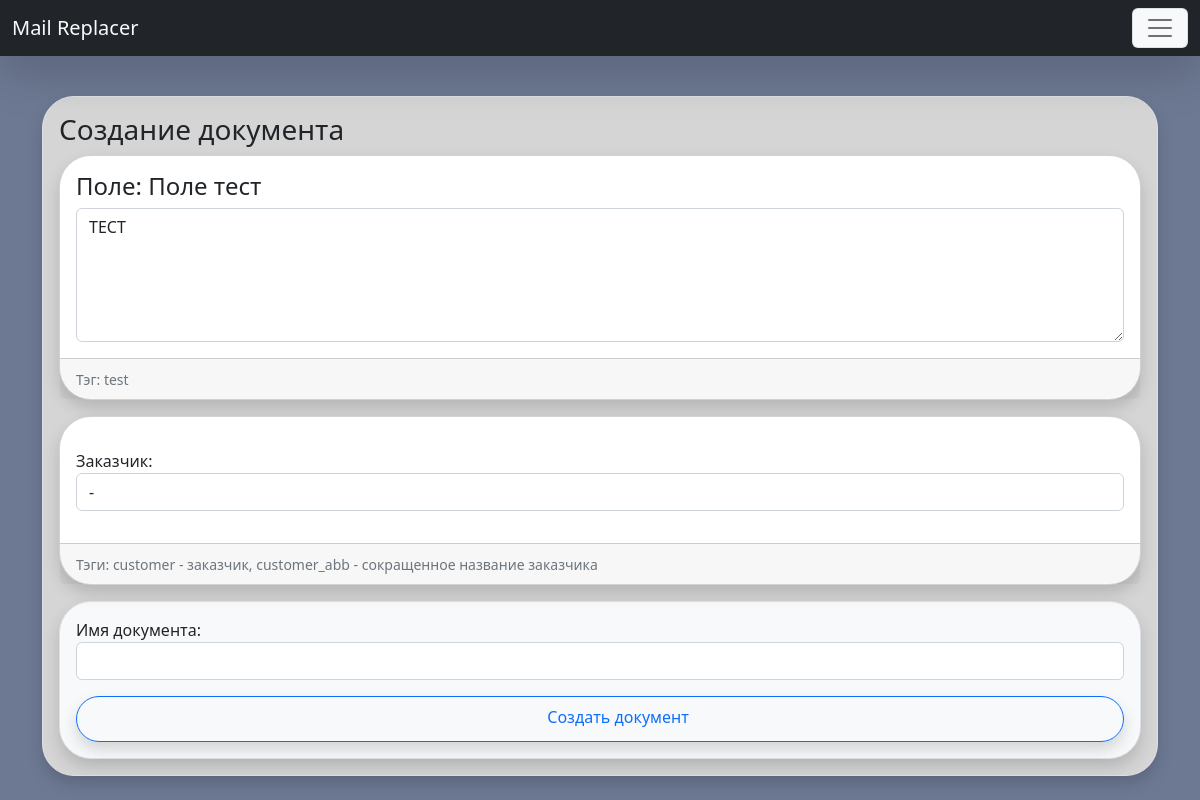
Page /template/28/ (signed in) on the committed database.
### Replacer/models.py (models this page shows, shortened)
class ReplaceField(models.Model):
    title = models.CharField(
        max_length=255, db_index=True, verbose_name='Имя поля для замены')
    replace_value = models.TextField(blank=True, verbose_name='Значение')
    tag = models.CharField(max_length=255, verbose_name='Тэг')
    template = models.ForeignKey(
        Template, on_delete=models.CASCADE, null=False, verbose_name='Id шаблона')
    owner = models.ForeignKey(User, on_delete=models.CASCADE, blank=True, null=True, verbose_name='Владелец')
    class Meta:
        verbose_name = 'Заменяемое поле'
        verbose_name_plural = 'Заменяемые поля'
        ordering = ['template']

### Replacer/views.py (the view)
# urls.py: path('template/<int:pk>/', TemplateDetailView.as_view(), name='template'),
class TemplateDetailView(LoginRequiredMixin, DetailView):
    model = Template
    template_name = 'Replacer/template_replace.html'
    login_url = '/login/'
    def get_form_list(self, fields_list):
        return [ReplaceFieldFormUpdate(instance=field_obj) for field_obj in fields_list]
    def get_context_data(self, *, object_list=None, **kwargs):
        context = super().get_context_data(**kwargs)
        context['pk'], context['path'] = self.pk, self.request.path
        context['form_list'] = self.get_form_list(
            ReplaceField.objects.filter(template_id=self.pk))
        context['field_list'] = ReplaceField.objects.filter(
            template_id=self.pk)
        context['doc_name_form'] = DocNameForm()
        context['customer_form'] = CustomerForm()
        return context
    def get(self, request, *args, **kwargs):
        self.pk = self.kwargs.get(self.pk_url_kwarg)
        return super().get(request, *args, **kwargs)

### Replacer/forms.py
class DocNameForm(forms.Form):
    doc_name = forms.CharField(label='Имя документа', max_length=100, widget=forms.TextInput(attrs = {"class":"form-control"}))

class CustomerForm(forms.Form):
    customer = forms.ModelChoiceField(label='Заказчик', queryset=Customer.objects.all(), widget=forms.Select(attrs = {"class":"form-control"}), empty_label=None)

### Replacer/models.py (called while the page is built)
    def get_absolute_url(self):
        return reverse('template', kwargs={"pk": self.pk})

    def __str__(self) -> str:
        return self.title

### Replacer/templatetags/custom_filters.py (called while the page is built)
@register.inclusion_tag('Replacer/include/_template_bar.html')
def show_template_bar(path, user):
    template_list = Template.objects.all().filter(owner=user)
    return {'template_list':template_list, 'path':path}

@register.simple_tag(name='forindex')
def forindex(list_obj, index):
    return list_obj[index]

### Replacer/templates/Replacer/template_replace.html (shortened to what this page needs)
{% extends 'base.html' %}
{% load static %}
{% load custom_filters %}
{% block container %}
<div class="container">
    {% if pk %}
    {% if form_list %}
    <div class="p-3 border rounded-5 shadow mb-3" style="background-color: #d5d5d5;">
        <h3>Создание документа</h3>
        <form action="{% url 'create_document' pk %}" method="POST" enctype="multipart/form-data">
            {% for form in form_list %}
            {% forindex field_list forloop.counter0 as field %}
            <div class="card mb-3 shadow rounded-5">
                <div class="card-body">
                    <h4 class="card-title">Поле: {{field.title}}</h5>
                        <p class="card-text">{{ form.replace_value }}</p>
                </div>
                <div class="card-footer">
                    <small class="text-muted">Тэг: {{field.tag}}</small>
                </div>
            </div>
            {% endfor %}
            <div class="card mb-3 shadow rounded-5">
                <div class="card-body">
                    <p class="card-text">{{customer_form.as_p}}</p>
                </div>
                <div class="card-footer">
                    <small class="text-muted">Тэги: customer - заказчик, customer_abb - сокращенное название
                        заказчика</small>
                </div>
            </div>
            <div class="border rounded-5 shadow p-3 bg-light">
                {{doc_name_form.as_p}}
                <button type="submit" class="btn btn-outline-primary shadow form-control rounded-5">
                    <lord-icon src="{% static 'icons/document.json' %}" trigger="hover" style="width:32px;height:32px">
                    </lord-icon>
                    Создать документ
                </button>
            </div>
        </form>
        {% else %}
        <div class="p-3 border rounded-5 shadow mb-3" style="background-color: #d5d5d5;">
            <h5 class="card-title">Поля для замены не созданы</h5>
        </div>
        {% endif %}
        {% endif %}
    </div>
</div>
{% endblock %}

### rows in the picture
ReplaceField: title "Поле тест", replace_value "ТЕСТ", tag "test"
